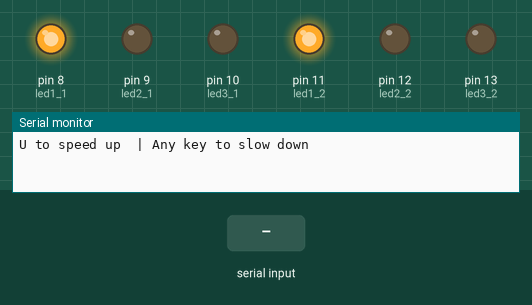
This sketch was run on a simulated Arduino Uno, built with avr-gcc and run on an emulated ATmega328P. Parts: output pins drawn as LEDs (lit = HIGH), the last lines printed to the serial monitor. Inputs (shaded band) come from the test bench.

Above: at 1.2 s.
1.3 s: "U" received over Serial
At 3.0 s:
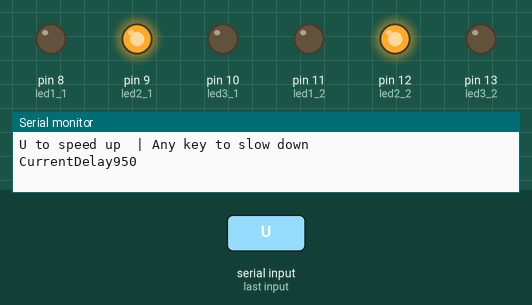
At 4.4 s:
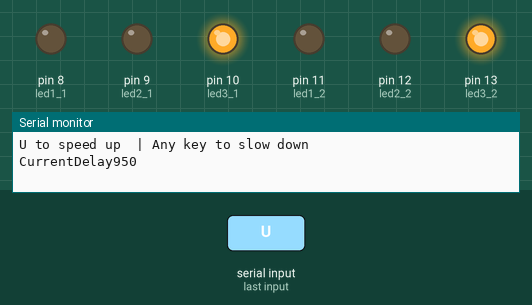
Timing chart, 0 to 10.3 s (numbered marks = the images above; inputs shaded):
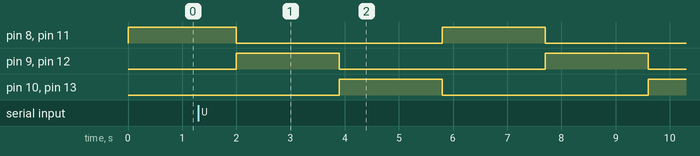

Measured:
- by itself, pin 9 (led2_1), pin 12 (led2_2): alternates HIGH for 1.9 s and LOW for 3.8 s

The sketch:

Rotate.ino
```cpp
int led1_1 = 8;
int led2_1 = 9;
int led3_1= 10;
int led1_2 = 11;
int led2_2 = 12;
int led3_2 = 13;

int tDelay = 1000;
int rotateNumber = 3;

void setup() {
  Serial.begin(115200);
  pinMode(led1_1, OUTPUT);
  pinMode(led2_1, OUTPUT);
  pinMode(led3_1, OUTPUT);
  pinMode(led1_2, OUTPUT);
  pinMode(led2_2, OUTPUT);
  pinMode(led3_2, OUTPUT);
  Serial.println("U to speed up  | Any key to slow down");
}

void speedControl(boolean up = false){
    if (!up) tDelay += 50;
    else tDelay -= 50;
    if(tDelay<10) tDelay = 10;
    Serial.print("CurrentDelay");
    Serial.println(tDelay);
}

void clearDiodes(){
  digitalWrite(led1_1, LOW);
  digitalWrite(led1_2, LOW);
  digitalWrite(led2_1, LOW);
  digitalWrite(led2_2, LOW);
  digitalWrite(led3_1, LOW);
  digitalWrite(led3_2, LOW);

}

void turnSchema() {
  clearDiodes();
  if(rotateNumber == 3){
    digitalWrite(led1_1, HIGH);
    digitalWrite(led1_2, HIGH);
  }
   else if(rotateNumber == 2){
    digitalWrite(led2_1, HIGH);
    digitalWrite(led2_2, HIGH);
  }
   else if(rotateNumber == 1){
    digitalWrite(led3_1, HIGH);
    digitalWrite(led3_2, HIGH);
  }
  rotateNumber--;
  if(rotateNumber == 0) rotateNumber = 3;
}

void loop() {
  if (Serial.available()) speedControl(Serial.read() == 'U');
  turnSchema();
  delay(tDelay);
  delay(tDelay);
}
```
